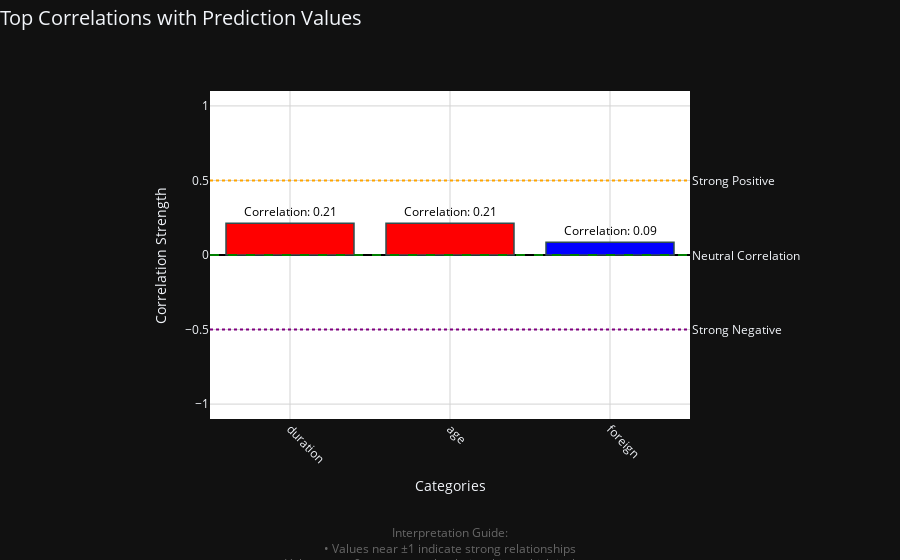

Notebook code for this chart:
### Code cell
top_3_categories = (
    metrics.correlation_to_prediction()
    .abs()
    .sort_values(ascending=False)
    .index
    .to_series()
    .map(metrics.correlation_to_prediction())
    .head(3)
)

categories = top_3_categories.index
correlations = top_3_categories.values

# Create visualization with enhanced elements
fig = go.Figure()

# Main correlation bars
fig.add_trace(go.Bar(
    x=categories,
    y=correlations,
    marker=dict(
        color=correlations,
        colorscale='Bluered',
        line=dict(color='DarkSlateGrey', width=1.5)
    ),
    text=[f'Correlation: {val:.2f}' for val in correlations],
    textposition='outside',
    textfont=dict(color='black'),
    hoverinfo='text+x'
))

# Reference lines and zones
reference_lines = [
    (0.0, "green", "dash", "Neutral Correlation"),
    (0.5, "orange", "dot", "Strong Positive"),
    (-0.5, "purple", "dot", "Strong Negative")
]

for value, color, dash, name in reference_lines:
    fig.add_hline(
        y=value,
        line=dict(color=color, dash=dash),
        annotation_text=name,
        annotation_position="right"
    )

# Adjust the layout to make the bar plot smaller
fig.update_layout(
    title=dict(
        text="Top Correlations with Prediction Values",
        x=0.,
        font=dict(size=20)
    ),
    xaxis=dict(
        title="Categories",
        tickangle=45,
        gridcolor='lightgray',
        domain=[0.2, 0.8]  # Shrink the horizontal size of the bar plot
    ),
    yaxis=dict(
        title="Correlation Strength",
        range=[-1.1, 1.1],
        gridcolor='lightgray',
        zerolinecolor='black',
        domain=[0.1, 0.9]  # Shrink the vertical size of the bar plot
    ),
    plot_bgcolor='white',
    hoverlabel=dict(
        bgcolor="white",
        font_size=12
    ),
    margin=dict(l=50, r=50, t=50, b=100)  # Adjust margins to fit everything nicely
)

# Add explanatory annotation at bottom
fig.add_annotation(
    text="Interpretation Guide:<br>"
         "• Values near ±1 indicate strong relationships<br>"
         "• Values near 0 suggest weak relationships, which is the target",
    xref="paper", yref="paper",
    x=0.5,  # Center horizontally
    y=-0.15,  # Position below plot
    showarrow=False,
    align="center",
    font=dict(color="#666666"),
    yanchor="top"
)

fig.show()

### Figure 1 — Plotly figure (JSON) as saved in the notebook; plotly's stock layout.template omitted (floating-point values rounded to 4 significant figures)
{"data": [{"hoverinfo": "text+x", "marker": {"color": [0.2134, 0.2128, 0.08558], "colorscale": [[0.0, "rgb(0,0,255)"], [1.0, "rgb(255,0,0)"]], "line": {"color": "DarkSlateGrey", "width": 1.5}}, "text": ["Correlation: 0.21", "Correlation: 0.21", "Correlation: 0.09"], "textfont": {"color": "black"}, "textposition": "outside", "x": ["duration", "age", "foreign"], "y": [0.2134, 0.2128, 0.08558], "type": "bar"}], "layout": {"shapes": [{"line": {"color": "green", "dash": "dash"}, "type": "line", "x0": 0, "x1": 1, "xref": "x domain", "y0": 0.0, "y1": 0.0, "yref": "y"}, {"line": {"color": "orange", "dash": "dot"}, "type": "line", "x0": 0, "x1": 1, "xref": "x domain", "y0": 0.5, "y1": 0.5, "yref": "y"}, {"line": {"color": "purple", "dash": "dot"}, "type": "line", "x0": 0, "x1": 1, "xref": "x domain", "y0": -0.5, "y1": -0.5, "yref": "y"}], "annotations": [{"showarrow": false, "text": "Neutral Correlation", "x": 1, "xanchor": "left", "xref": "x domain", "y": 0.0, "yanchor": "middle", "yref": "y"}, {"showarrow": false, "text": "Strong Positive", "x": 1, "xanchor": "left", "xref": "x domain", "y": 0.5, "yanchor": "middle", "yref": "y"}, {"showarrow": false, "text": "Strong Negative", "x": 1, "xanchor": "left", "xref": "x domain", "y": -0.5, "yanchor": "middle", "yref": "y"}, {"align": "center", "font": {"color": "#666666"}, "showarrow": false, "text": "Interpretation Guide:<br>• Values near ±1 indicate strong relationships<br>• Values near 0 suggest weak relationships, which is the target", "x": 0.5, "xref": "paper", "y": -0.15, "yanchor": "top", "yref": "paper"}], "title": {"font": {"size": 20}, "text": "Top Correlations with Prediction Values", "x": 0.0}, "xaxis": {"title": {"text": "Categories"}, "tickangle": 45, "gridcolor": "lightgray", "domain": [0.2, 0.8]}, "yaxis": {"title": {"text": "Correlation Strength"}, "range": [-1.1, 1.1], "gridcolor": "lightgray", "zerolinecolor": "black", "domain": [0.1, 0.9]}, "hoverlabel": {"font": {"size": 12}, "bgcolor": "white"}, "margin": {"l": 50, "r": 50, "t": 50, "b": 100}, "plot_bgcolor": "white"}}
